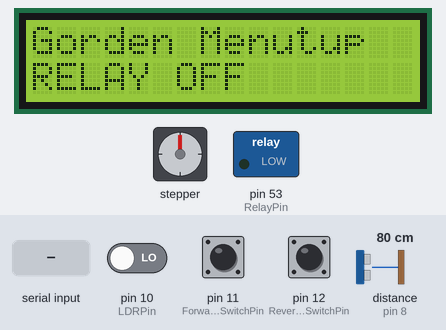
Bench run of a sketch on a simulated Arduino Mega 2560, built with avr-gcc and run on an emulated ATmega2560. On the bench: 16×2 character LCD, stepper motor, switched loads named in the sketch (green lamp = pin HIGH). Wiring (inferred from the names in the program): ultrasonic range finder: trigger pin 9; echo pin 8. Inputs (shaded band) come from the test bench; at power-on: distance to the obstacle (sensor on pin 8) 80 cm, pin 11 (ForwardLimitSwitchPin) HIGH, pin 10 (LDRPin) LOW, pin 12 (ReverseLimitSwitchPin) HIGH. The echo pulse lasts 58.3 µs per cm; stepper angles assume 200 steps per turn; pins used as bus, display or sensor lines are not drawn; what the sketch prints to the serial monitor is not drawn.

Above: at 1.2 s.
1.3 s: "1" received over Serial
At 1.31 s:
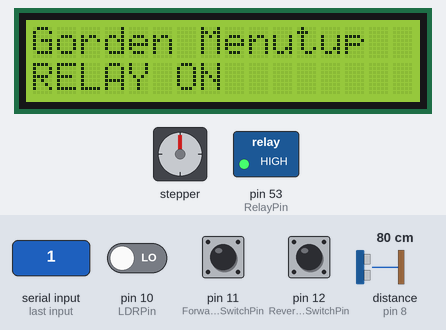
2.8 s: distance to the obstacle (sensor on pin 8) set to 2 cm
At 3.2 s:
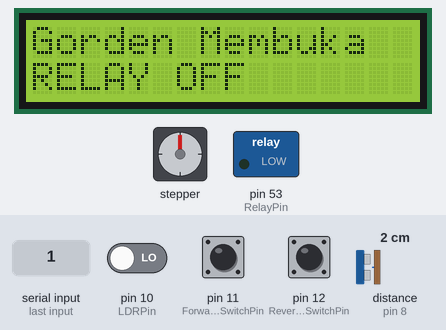
4.3 s: pin 11 (ForwardLimitSwitchPin) pulled LOW for 0.15 s
At 5.9 s:
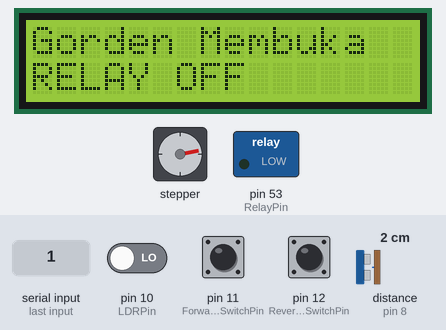
7.4 s: distance to the obstacle (sensor on pin 8) set to 18 cm
At 8.1 s:
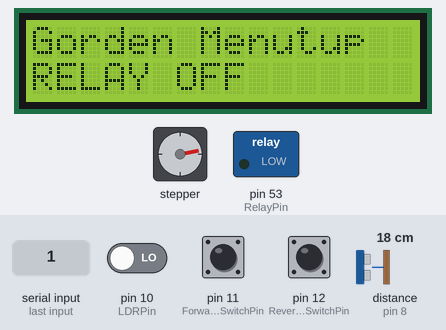
10.4 s: distance to the obstacle (sensor on pin 8) set to 4 cm
At 11.7 s:
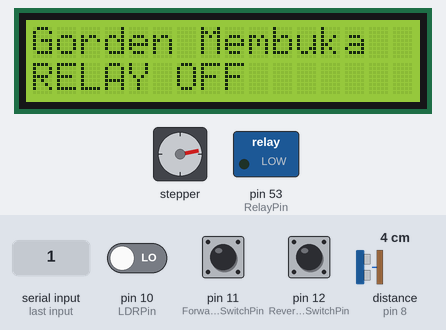
13.4 s: pin 10 (LDRPin) driven HIGH
At 14.1 s:
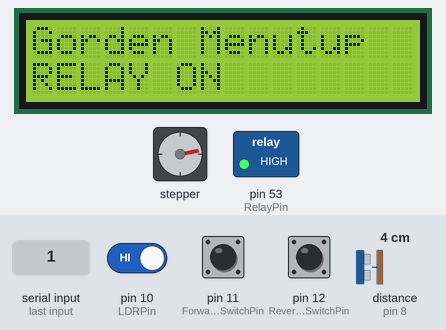
Timing chart, 0 to 16.4 s (numbered marks = the images above; inputs shaded):
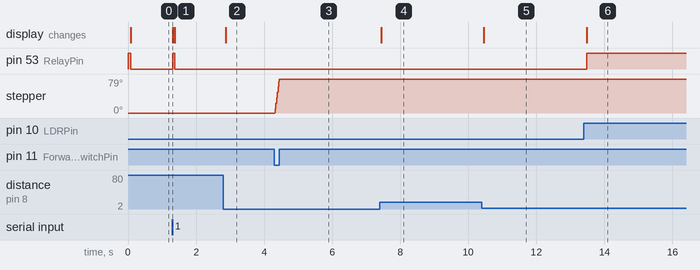

The sketch:

Smart_Room_Ultrasonic_LDR.ino
```cpp
/*
   SMART ROOM WITH SINGLE CURTAIN AND SINGLE LAMP FUNCTIONS USING AN
   LDR SENSOR FOR LIGHT DETECTION TO DIFFER NIGHT AND DAY
   AND A PIR SENSOR TO DETECT HUMAN PRESENCE IN THE ROOM
   ANDROID APP CREATED USING MITAPPINVENTOR2 WITH BLUETOOTH FUNCTION

   THIS IS A PROJECT WHOSE CONTRIBUTORS ARE FROM
   UNIVERSITY OF GUNADARMA
   FACULTY OF COMPUTER SCIENCE AND INFORMATION TECHNOLOGY
   MAJOR OF COMPUTER SYSTEM
   FAKHRI NURRAHMADI
   AND
   IKBAL RULLAH
*/

// LIBRARIES NEEDED
#include <Stepper.h>
#include <LiquidCrystal.h>

// BLUETOOTH APP VARIABLES
int Command;                    // INT TO STORE APP COMMAND STATE.
boolean Lamp = false;
boolean Curtain = false;

// RELAY PIN D53. ACTIVE WIRED CONNECTED TO NORMALLY OPEN AND COMMON
int RelayPin = 53;

// ULTRASONIC SENSOR ON D8 AND D9
const int trigPin = 9;
const int echoPin = 8;
// ULTRASONIC VARIABLES
long duration;
int distance;

/*
   THE LDR WE USED IS A DIGITAL MODULE WITH DIGITAL DATA
   0 WHEN DETECTING LIGHT, AND 1 WHEN DETECTING NO LIGHT
   USING AN LDR WITH ANALOG DATA WOULD MEAN THAT THE CODE HAS TO ADAPT
   BY USING AN ANALOG PIN, CHANGING THE THRESHOLD VALUE BY EXPERIMENTING,
   AND USING AN ANALOGREAD FUNCTION INSTEAD OF DIGITALREAD
   USE THE SERIAL MONITOR TO CHECK THE ANALOG DATA OF THE LDR
*/

// LDR SENSOR ON D12
int LDRPin = 10;
// LDR VALUE FROM DIGITALREAD
int LDRReading;
// VALUE TO COMPARE A DIGITAL LDR INPUT
int LDRThreshold = 0;

// MOTOR STEPPER
const int StepperMaxRPM = 100;
const int StepsPerRevolution = 200;
// INITIALIZE STEPPER LIBRARY ON PINS 47, 51, 49, 53
// THE PINS ARE AS SUCH DUE TO THE WAY WE CONNECTED THE STEPPER WIRES
Stepper CurtainStepper(StepsPerRevolution, 40, 42, 41, 43);

// LIMIT SWITCHES D11 AND D12
const int ForwardLimitSwitchPin = 11;
const int ReverseLimitSwitchPin = 12;
const int LimitSwitchActivated = HIGH;
int ForwardPin = 0;
int ReversePin = 0;

// LCD PINS
// TO HAVE BACKLIGHT, A = 3.3/5V, K = GND
const int rs = 39, en = 37, d4 = 35, d5 = 33, d6 = 31, d7 = 29;
LiquidCrystal LCD(rs, en, d4, d5, d6, d7);

void setup() {

  // RELAY
  pinMode(RelayPin, OUTPUT);
  digitalWrite(RelayPin, HIGH);

  // ULTRASONIC SENSOR
  pinMode(trigPin, OUTPUT); // Sets the trigPin as an Output
  pinMode(echoPin, INPUT); // Sets the echoPin as an Input

  // LIMIT SWITCH
  pinMode(ForwardLimitSwitchPin, INPUT_PULLUP);
  pinMode(ReverseLimitSwitchPin, INPUT_PULLUP);

  // SPEED OF THE STEPPER
  CurtainStepper.setSpeed(StepperMaxRPM);
  Serial.begin(9600);

  // LCD NUMBER OF COLUMNS AND ROWS
  LCD.begin(16, 2);
}

// FUNCTION FOR AUTOMATIC MODE
void AutomaticMode() {

  // READING ULTRASONIC SENSOR
  // Clears the trigPin
  digitalWrite(trigPin, LOW);
  delayMicroseconds(500);
  // Sets the trigPin on HIGH state for 10 micro seconds
  digitalWrite(trigPin, HIGH);
  delayMicroseconds(500);
  digitalWrite(trigPin, LOW);
  // Reads the echoPin, returns the sound wave travel time in microseconds
  duration = pulseIn(echoPin, HIGH);
  // Calculating the distance
  distance = duration * 0.034 / 2;
  // Prints the distance on the Serial Monitor
  Serial.print("Distance: ");
  Serial.println(distance);

  // CONDITION FOR WHEN PIR DETECTS HUMAN PRESENCE
  if (distance <= 15) {
    Serial.println("Motion DETECTED!!!!!!");

    // READS LDR SENSOR INPUT
    LDRReading = digitalRead(LDRPin);
    Serial.println(LDRReading);

    // CONDITION FOR WHEN PIR DETECTS AND LDR DOES NOT
    if (LDRReading >= 1) {

      Serial.println("LDR NO DETECTION");
      Serial.println("Gorden Menutup");
      Serial.println("RELAY ON ");
      LCD.clear();
      LCD.setCursor(0, 0);
      LCD.print("Gorden Menutup");
      LCD.setCursor(0, 1);
      LCD.print("RELAY ON ");
      digitalWrite(RelayPin, HIGH);    // LAMP TURNS ON
      // STEPPER COUNTER CLOCKWISE ROTATION UNTIL REVERSE SWITCH IS PRESSED
      while (digitalRead(ReverseLimitSwitchPin) != LimitSwitchActivated) {
        CurtainStepper.step(-1);
      }
      //LDRReading = digitalRead(LDRPin);

    }

    // CONDITION FOR WHEN PIR DETECTS AND LDR DETECTS
    else {

      Serial.println("LDR DETECTION");
      Serial.println("Gorden Membuka");
      Serial.println("RELAY OFF");
      LCD.clear();
      LCD.setCursor(0, 0);
      LCD.print("Gorden Membuka");
      LCD.setCursor(0, 1);
      LCD.print("RELAY OFF");
      digitalWrite(RelayPin, LOW);   // LAMP TURNS OFF
      // STEPPER CLOCKWISE ROTATION UNTIL FORWARD SWITCH IS PRESSED
      while (digitalRead(ForwardLimitSwitchPin) != LimitSwitchActivated) {
        CurtainStepper.step(1);
      }
      // LDRReading = digitalRead(LDRPin);
    }

  }

  // CONDITION FOR WHEN PIR DOES NOT DETECT, LDR DISREGARDED
  else {
    Serial.println("NO MOTION");
    Serial.println("Gorden Menutup");
    Serial.println("RELAY OFF");
    LCD.clear();
    LCD.setCursor(0, 0);
    LCD.print("Gorden Menutup");
    LCD.setCursor(0, 1);
    LCD.print("RELAY OFF");
    digitalWrite(RelayPin, LOW);   // LAMP TURNS OFF
    //STEPPER COUNTER CLOCKWISE ROTATION UNTIL REVERSE SWITCH IS PRESSED
    while (digitalRead(ReverseLimitSwitchPin) != LimitSwitchActivated) {
      CurtainStepper.step(-1);
    }
    //LDRReading = digitalRead(LDRPin);
  }

}

/*
   BEFORE TRYING TO CONNECT THE BLUETOOTH FROM THE ANDROID APP
   PLEASE PAIR THE DEVICES BEFOREHAND TO ENSURE SUCCESSFUL CONNECTION
*/

// LOOP DECIDES AUTOMATIC MODE OR MANUAL MODE FROM BLUETOOTH DETECTION
void loop() {

  // AUTOMATIC MODE WHEN BLUETOOTH CONNECTION IS NOT DETECTED
  if (Serial.available() <= 0) {
    AutomaticMode();
  }

  // MANUAL MODE FROM ANDROID APP WHEN BLUETOOTH CONNECTION IS DETECTED
  else if (Serial.available() > 0) {

    // JUST MY COUNTERMEASURES TO RESET THE SWITCH INPUT AND STEPPER STATE
    ForwardPin = digitalRead(ForwardLimitSwitchPin);
    ForwardPin = LOW;
    ReversePin = digitalRead(ReverseLimitSwitchPin);
    ReversePin = LOW;
    CurtainStepper.step(0);

    // STORES INPUT FROM APP BUTTONS
    Command = Serial.read();

    // TO TURN LAMP ON
    if (Command == '1') {
      Serial.println("RELAY ON ");
      LCD.setCursor(0, 1);
      LCD.print("RELAY ON ");
      digitalWrite(RelayPin, HIGH);
    }
    // TO TURN LAMP OFF
    else if (Command == 'A') {
      Serial.println("RELAY OFF");
      LCD.setCursor(0, 1);
      LCD.print("RELAY OFF");
      digitalWrite(RelayPin, LOW);
    }
    // TO OPEN THE CURTAIN
    else if (Command == '2') {
      Serial.println("Gorden Membuka");
      LCD.setCursor(0, 0);
      LCD.print("Gorden Membuka");
      while (digitalRead(ForwardLimitSwitchPin) != LimitSwitchActivated) {
        CurtainStepper.step(1);
      }
      CurtainStepper.step(0);
    }
    // TO CLOSE THE CURTAIN
    else if (Command == 'B') {
      Serial.println("Gorden Menutup");
      LCD.setCursor(0, 0);
      LCD.print("Gorden Menutup");
      while (digitalRead(ReverseLimitSwitchPin) != LimitSwitchActivated) {
        CurtainStepper.step(-1);
      }
      CurtainStepper.step(0);
    }

  }
  delay(50);

}
```

Measured:
- after the input at 1.3 s, pin 53 (RelayPin): LOW → HIGH at once, → LOW 0.06 s later; the display: changes at once (image 1)
- after the input at 2.8 s, the display: changes after 0.08 s (image 2)
- after the input at 4.3 s, stepper: turns 79° clockwise in 0.14 s, starting at once
- after the input at 7.4 s, the display: changes after 0.05 s (image 4)
- after the input at 10.4 s, the display: changes after 0.05 s (image 5)
- after the input at 13.4 s, pin 53 (RelayPin): LOW → HIGH after 0.09 s; the display: changes after 0.09 s (image 6)
